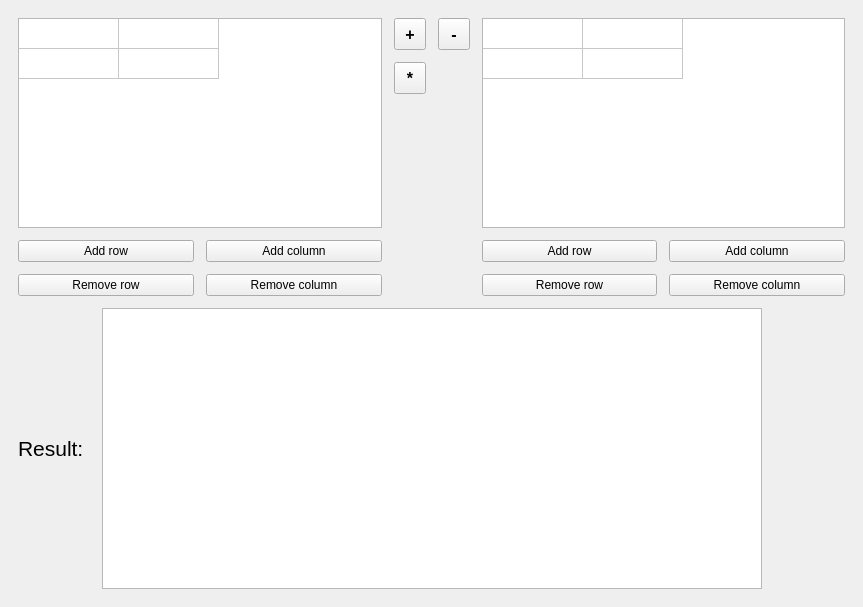
<?xml version="1.0" encoding="UTF-8"?>
<ui version="4.0">
 <class>MainWindow</class>
 <widget class="QMainWindow" name="MainWindow">
  <property name="geometry">
   <rect>
    <x>0</x>
    <y>0</y>
    <width>863</width>
    <height>607</height>
   </rect>
  </property>
  <property name="windowTitle">
   <string>MainWindow</string>
  </property>
  <widget class="QWidget" name="centralwidget">
   <layout class="QGridLayout" name="gridLayout_2">
    <property name="leftMargin">
     <number>18</number>
    </property>
    <property name="topMargin">
     <number>18</number>
    </property>
    <property name="rightMargin">
     <number>18</number>
    </property>
    <property name="bottomMargin">
     <number>18</number>
    </property>
    <property name="spacing">
     <number>12</number>
    </property>
    <item row="0" column="0" colspan="3">
     <layout class="QGridLayout" name="gridLayout_3">
      <item row="0" column="0" colspan="2">
       <widget class="QTableWidget" name="aMatrixTable">
        <property name="rowCount">
         <number>2</number>
        </property>
        <property name="columnCount">
         <number>2</number>
        </property>
        <attribute name="horizontalHeaderVisible">
         <bool>false</bool>
        </attribute>
        <attribute name="verticalHeaderVisible">
         <bool>false</bool>
        </attribute>
        <row/>
        <row/>
        <column/>
        <column/>
       </widget>
      </item>
      <item row="2" column="0">
       <widget class="QPushButton" name="aMatRemoveRowButton">
        <property name="sizePolicy">
         <sizepolicy hsizetype="MinimumExpanding" vsizetype="Fixed">
          <horstretch>0</horstretch>
          <verstretch>0</verstretch>
         </sizepolicy>
        </property>
        <property name="text">
         <string>Remove row</string>
        </property>
       </widget>
      </item>
      <item row="1" column="1">
       <widget class="QPushButton" name="aMatAddColumnButton">
        <property name="sizePolicy">
         <sizepolicy hsizetype="MinimumExpanding" vsizetype="Fixed">
          <horstretch>0</horstretch>
          <verstretch>0</verstretch>
         </sizepolicy>
        </property>
        <property name="text">
         <string>Add column</string>
        </property>
       </widget>
      </item>
      <item row="0" column="2">
       <layout class="QGridLayout" name="gridLayout">
        <item row="1" column="0" alignment="Qt::AlignHCenter|Qt::AlignVCenter">
         <widget class="QToolButton" name="multiplyButton">
          <property name="minimumSize">
           <size>
            <width>32</width>
            <height>32</height>
           </size>
          </property>
          <property name="font">
           <font>
            <pointsize>12</pointsize>
            <weight>75</weight>
            <bold>true</bold>
           </font>
          </property>
          <property name="text">
           <string>*</string>
          </property>
          <property name="toolButtonStyle">
           <enum>Qt::ToolButtonTextOnly</enum>
          </property>
         </widget>
        </item>
        <item row="0" column="1">
         <widget class="QToolButton" name="minusButton">
          <property name="minimumSize">
           <size>
            <width>32</width>
            <height>32</height>
           </size>
          </property>
          <property name="font">
           <font>
            <pointsize>12</pointsize>
            <weight>75</weight>
            <bold>true</bold>
           </font>
          </property>
          <property name="text">
           <string>-</string>
          </property>
          <property name="toolButtonStyle">
           <enum>Qt::ToolButtonTextOnly</enum>
          </property>
         </widget>
        </item>
        <item row="0" column="0">
         <widget class="QToolButton" name="plusButton">
          <property name="minimumSize">
           <size>
            <width>32</width>
            <height>32</height>
           </size>
          </property>
          <property name="font">
           <font>
            <pointsize>12</pointsize>
            <weight>75</weight>
            <bold>true</bold>
           </font>
          </property>
          <property name="text">
           <string>+</string>
          </property>
          <property name="toolButtonStyle">
           <enum>Qt::ToolButtonTextOnly</enum>
          </property>
         </widget>
        </item>
        <item row="2" column="0">
         <spacer name="verticalSpacer">
          <property name="orientation">
           <enum>Qt::Vertical</enum>
          </property>
          <property name="sizeHint" stdset="0">
           <size>
            <width>20</width>
            <height>40</height>
           </size>
          </property>
         </spacer>
        </item>
       </layout>
      </item>
      <item row="1" column="0">
       <widget class="QPushButton" name="aMatAddRowButton">
        <property name="sizePolicy">
         <sizepolicy hsizetype="MinimumExpanding" vsizetype="Fixed">
          <horstretch>0</horstretch>
          <verstretch>0</verstretch>
         </sizepolicy>
        </property>
        <property name="text">
         <string>Add row</string>
        </property>
       </widget>
      </item>
      <item row="2" column="1">
       <widget class="QPushButton" name="aMatRemoveColumnButton">
        <property name="sizePolicy">
         <sizepolicy hsizetype="MinimumExpanding" vsizetype="Fixed">
          <horstretch>0</horstretch>
          <verstretch>0</verstretch>
         </sizepolicy>
        </property>
        <property name="text">
         <string>Remove column</string>
        </property>
       </widget>
      </item>
      <item row="1" column="3">
       <widget class="QPushButton" name="bMatAddRowButton">
        <property name="sizePolicy">
         <sizepolicy hsizetype="MinimumExpanding" vsizetype="Fixed">
          <horstretch>0</horstretch>
          <verstretch>0</verstretch>
         </sizepolicy>
        </property>
        <property name="text">
         <string>Add row</string>
        </property>
       </widget>
      </item>
      <item row="1" column="4">
       <widget class="QPushButton" name="bMatAddColumnButton">
        <property name="sizePolicy">
         <sizepolicy hsizetype="MinimumExpanding" vsizetype="Fixed">
          <horstretch>0</horstretch>
          <verstretch>0</verstretch>
         </sizepolicy>
        </property>
        <property name="text">
         <string>Add column</string>
        </property>
       </widget>
      </item>
      <item row="0" column="3" colspan="2">
       <widget class="QTableWidget" name="bMatrixTable">
        <property name="rowCount">
         <number>2</number>
        </property>
        <property name="columnCount">
         <number>2</number>
        </property>
        <attribute name="horizontalHeaderVisible">
         <bool>false</bool>
        </attribute>
        <attribute name="verticalHeaderVisible">
         <bool>false</bool>
        </attribute>
        <row/>
        <row/>
        <column/>
        <column/>
       </widget>
      </item>
      <item row="2" column="3">
       <widget class="QPushButton" name="bMatRemoveRowButton">
        <property name="sizePolicy">
         <sizepolicy hsizetype="MinimumExpanding" vsizetype="Fixed">
          <horstretch>0</horstretch>
          <verstretch>0</verstretch>
         </sizepolicy>
        </property>
        <property name="text">
         <string>Remove row</string>
        </property>
       </widget>
      </item>
      <item row="2" column="4">
       <widget class="QPushButton" name="bMatRemoveColumnButton">
        <property name="sizePolicy">
         <sizepolicy hsizetype="MinimumExpanding" vsizetype="Fixed">
          <horstretch>0</horstretch>
          <verstretch>0</verstretch>
         </sizepolicy>
        </property>
        <property name="text">
         <string>Remove column</string>
        </property>
       </widget>
      </item>
     </layout>
    </item>
    <item row="1" column="0">
     <widget class="QLabel" name="label">
      <property name="minimumSize">
       <size>
        <width>71</width>
        <height>281</height>
       </size>
      </property>
      <property name="font">
       <font>
        <pointsize>16</pointsize>
       </font>
      </property>
      <property name="text">
       <string>Result: </string>
      </property>
     </widget>
    </item>
    <item row="1" column="2">
     <spacer name="horizontalSpacer">
      <property name="orientation">
       <enum>Qt::Horizontal</enum>
      </property>
      <property name="sizeType">
       <enum>QSizePolicy::Fixed</enum>
      </property>
      <property name="sizeHint" stdset="0">
       <size>
        <width>71</width>
        <height>20</height>
       </size>
      </property>
     </spacer>
    </item>
    <item row="1" column="1">
     <widget class="QTableWidget" name="resultMatrixTable">
      <property name="editTriggers">
       <set>QAbstractItemView::NoEditTriggers</set>
      </property>
      <property name="selectionMode">
       <enum>QAbstractItemView::NoSelection</enum>
      </property>
      <attribute name="horizontalHeaderVisible">
       <bool>false</bool>
      </attribute>
      <attribute name="verticalHeaderVisible">
       <bool>false</bool>
      </attribute>
     </widget>
    </item>
   </layout>
  </widget>
  <widget class="QMenuBar" name="menubar">
   <property name="geometry">
    <rect>
     <x>0</x>
     <y>0</y>
     <width>863</width>
     <height>21</height>
    </rect>
   </property>
  </widget>
 </widget>
 <resources/>
 <connections/>
</ui>
